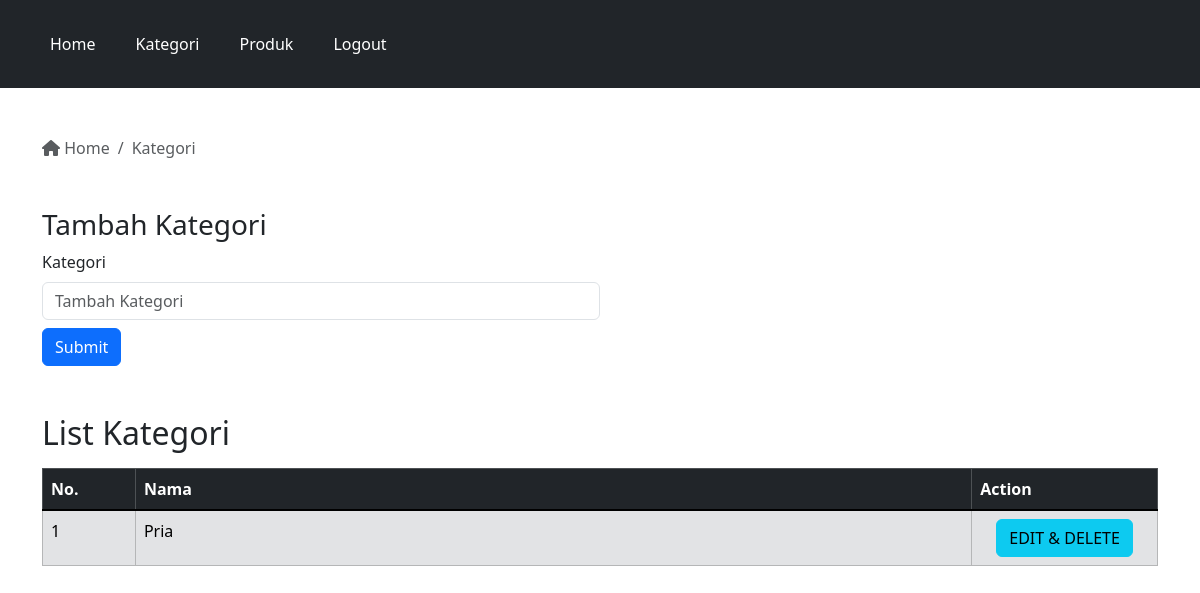
Page /admin/kategori.php (signed in) on the earlier database version.
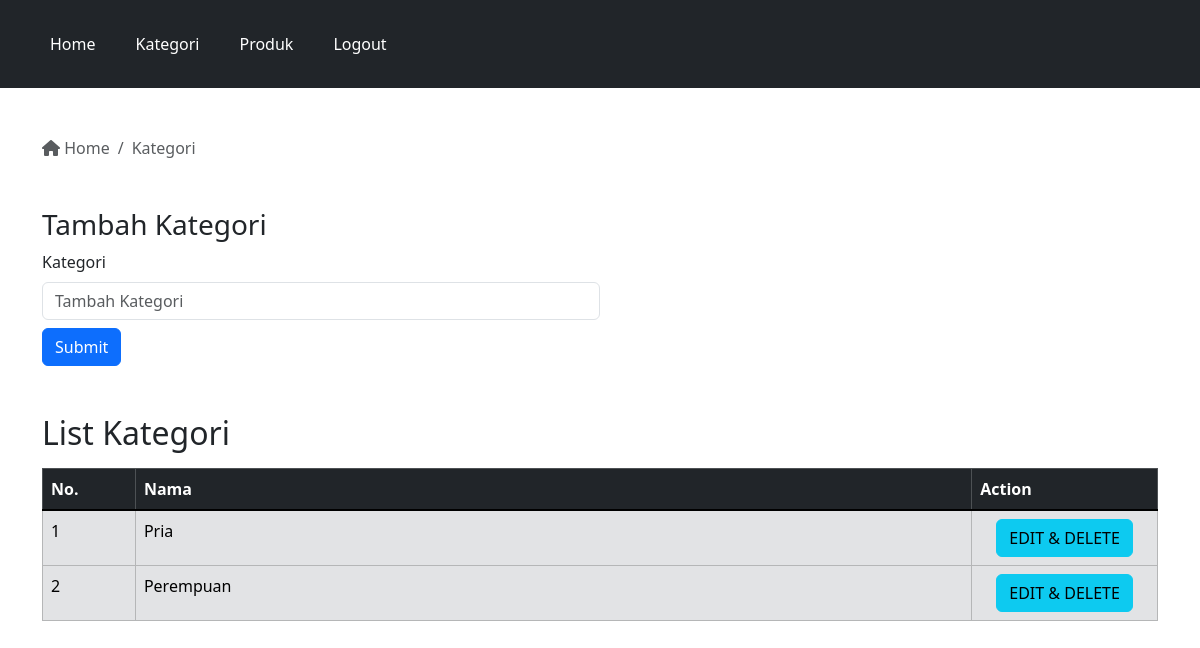
Same page on the later database version.
### tables this page shows
CREATE TABLE `kategori` (
  `id` int(11) NOT NULL,
  `nama` varchar(100) DEFAULT NULL
);

### admin/kategori.php (the view, shortened to what this page needs)
<?php
    require_once '../koneksi.php';
    $queryKategori = mysqli_query($conn, "SELECT * FROM kategori");
    $jumlahKategori = mysqli_num_rows($queryKategori);
?>
<!DOCTYPE html>
<html lang="en">
<head>
    <link rel="stylesheet" href="../bootstrap/css/bootstrap.min.css">
    <link rel="stylesheet" href="../fontawesome/css/fontawesome.min.css">
</head>
<body>
    <?php require_once 'navbar.php'; ?>
    <div class="container mt-5">
    <nav aria-label="breadcrumb">
            <ol class="breadcrumb">
                <li class="breadcrumb-item active" aria-current="page">
                    <a href="index.php" class="no-decoration text-muted"><i class="fa-solid fa-house"></i> Home</a>
                </li>
                <li class="breadcrumb-item active" aria-current="page">
                     Kategori
                </li>
            </ol>
        </nav>
        <div class="my-5 col-12 col-md-6">
            <h3>Tambah Kategori</h3>
            <form action="" method="post">
                <div>
                    <label for="kategori">Kategori</label>
                    <input type="text" name="kategori" id="kategori" placeholder="Tambah Kategori" class="form-control mt-2">
                </div>
                <div class="mt-2">
                    <button type="submit" name="submit" class="btn btn-primary">
                        Submit
                    </button>
                </div>
            </form>
        </div>
        <div class="mt-5">
            <h2>List Kategori</h2>
            <div class="table-responsive mt-3">
                <table class="table table-bordered table-secondary table-hover">
                    <thead>
                        <tr class="table-dark">
                            <th>No.</th>
                            <th>Nama</th>
                            <th>Action</th>
                        </tr>
                    </thead>
                    <tbody class="table-group-divider">
                        <?php
                            if($jumlahKategori == 0){
                        ?>
                            <tr>
                                <td colspan="3" class="text-center">Data Kategori tidak tersedia</td>
                            </tr>
                        <?php
                            }else{
                                $nomor = 1;
                                while($data = mysqli_fetch_array($queryKategori)){
                        ?>
                            <tr>
                                <td class="col-1">
                                    <?php echo $nomor; ?>
                                </td>
                                <td>
                                    <?php
                                        echo $data['nama']
                                    ?>
                                </td>
                                <td class="col-2 text-center">
                                    <a href="detail-kategori.php?qi=<?php echo $data['id']; ?>" class="btn btn-info">EDIT & DELETE</a>
                                </td>
                            </tr>
                        <?php
                                $nomor++;
                                }
                            }
                        ?>
                    </tbody>
                </table>
            </div>
        </div>
    </div>
</body>
</html>

Differences in the rows shown:
added kategori: nama "Perempuan"
